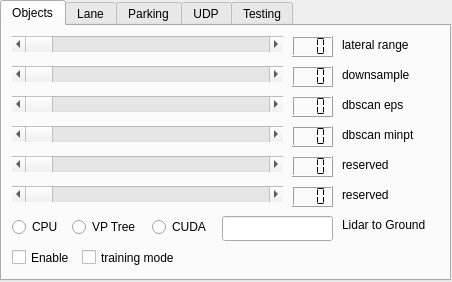
<?xml version="1.0" encoding="UTF-8"?>
<ui version="4.0">
 <class>QtViewer</class>
 <widget class="QMainWindow" name="QtViewer">
  <property name="geometry">
   <rect>
    <x>0</x>
    <y>0</y>
    <width>452</width>
    <height>282</height>
   </rect>
  </property>
  <property name="minimumSize">
   <size>
    <width>0</width>
    <height>0</height>
   </size>
  </property>
  <property name="maximumSize">
   <size>
    <width>5000</width>
    <height>5000</height>
   </size>
  </property>
  <property name="windowTitle">
   <string>PCLViewer</string>
  </property>
  <widget class="QWidget" name="centralwidget">
   <widget class="QTabWidget" name="tabWidget">
    <property name="geometry">
     <rect>
      <x>0</x>
      <y>0</y>
      <width>451</width>
      <height>281</height>
     </rect>
    </property>
    <property name="currentIndex">
     <number>0</number>
    </property>
    <widget class="QWidget" name="tab0">
     <attribute name="title">
      <string>Objects</string>
     </attribute>
     <widget class="QScrollBar" name="horizontalScrollBar0">
      <property name="geometry">
       <rect>
        <x>10</x>
        <y>10</y>
        <width>271</width>
        <height>16</height>
       </rect>
      </property>
      <property name="minimum">
       <number>0</number>
      </property>
      <property name="maximum">
       <number>50</number>
      </property>
      <property name="pageStep">
       <number>2</number>
      </property>
      <property name="sliderPosition">
       <number>0</number>
      </property>
      <property name="orientation">
       <enum>Qt::Horizontal</enum>
      </property>
     </widget>
     <widget class="QScrollBar" name="horizontalScrollBar1">
      <property name="geometry">
       <rect>
        <x>10</x>
        <y>40</y>
        <width>271</width>
        <height>16</height>
       </rect>
      </property>
      <property name="maximum">
       <number>999</number>
      </property>
      <property name="orientation">
       <enum>Qt::Horizontal</enum>
      </property>
     </widget>
     <widget class="QScrollBar" name="horizontalScrollBar2">
      <property name="geometry">
       <rect>
        <x>10</x>
        <y>70</y>
        <width>271</width>
        <height>16</height>
       </rect>
      </property>
      <property name="maximum">
       <number>999</number>
      </property>
      <property name="orientation">
       <enum>Qt::Horizontal</enum>
      </property>
     </widget>
     <widget class="QScrollBar" name="horizontalScrollBar3">
      <property name="geometry">
       <rect>
        <x>10</x>
        <y>100</y>
        <width>271</width>
        <height>16</height>
       </rect>
      </property>
      <property name="maximum">
       <number>999</number>
      </property>
      <property name="orientation">
       <enum>Qt::Horizontal</enum>
      </property>
     </widget>
     <widget class="QScrollBar" name="horizontalScrollBar4">
      <property name="geometry">
       <rect>
        <x>10</x>
        <y>130</y>
        <width>271</width>
        <height>16</height>
       </rect>
      </property>
      <property name="maximum">
       <number>999</number>
      </property>
      <property name="orientation">
       <enum>Qt::Horizontal</enum>
      </property>
     </widget>
     <widget class="QScrollBar" name="horizontalScrollBar5">
      <property name="geometry">
       <rect>
        <x>10</x>
        <y>160</y>
        <width>271</width>
        <height>16</height>
       </rect>
      </property>
      <property name="maximum">
       <number>999</number>
      </property>
      <property name="orientation">
       <enum>Qt::Horizontal</enum>
      </property>
     </widget>
     <widget class="QLCDNumber" name="lcdNumber0">
      <property name="geometry">
       <rect>
        <x>290</x>
        <y>10</y>
        <width>41</width>
        <height>21</height>
       </rect>
      </property>
      <property name="digitCount">
       <number>3</number>
      </property>
      <property name="segmentStyle">
       <enum>QLCDNumber::Flat</enum>
      </property>
      <property name="intValue" stdset="0">
       <number>0</number>
      </property>
     </widget>
     <widget class="QLCDNumber" name="lcdNumber1">
      <property name="geometry">
       <rect>
        <x>290</x>
        <y>40</y>
        <width>41</width>
        <height>21</height>
       </rect>
      </property>
      <property name="digitCount">
       <number>3</number>
      </property>
      <property name="segmentStyle">
       <enum>QLCDNumber::Flat</enum>
      </property>
      <property name="intValue" stdset="0">
       <number>0</number>
      </property>
     </widget>
     <widget class="QLCDNumber" name="lcdNumber3">
      <property name="geometry">
       <rect>
        <x>290</x>
        <y>100</y>
        <width>41</width>
        <height>21</height>
       </rect>
      </property>
      <property name="digitCount">
       <number>3</number>
      </property>
      <property name="segmentStyle">
       <enum>QLCDNumber::Flat</enum>
      </property>
      <property name="intValue" stdset="0">
       <number>0</number>
      </property>
     </widget>
     <widget class="QLCDNumber" name="lcdNumber4">
      <property name="geometry">
       <rect>
        <x>290</x>
        <y>130</y>
        <width>41</width>
        <height>21</height>
       </rect>
      </property>
      <property name="digitCount">
       <number>3</number>
      </property>
      <property name="segmentStyle">
       <enum>QLCDNumber::Flat</enum>
      </property>
      <property name="intValue" stdset="0">
       <number>0</number>
      </property>
     </widget>
     <widget class="QLCDNumber" name="lcdNumber5">
      <property name="geometry">
       <rect>
        <x>290</x>
        <y>160</y>
        <width>41</width>
        <height>21</height>
       </rect>
      </property>
      <property name="digitCount">
       <number>3</number>
      </property>
      <property name="segmentStyle">
       <enum>QLCDNumber::Flat</enum>
      </property>
      <property name="intValue" stdset="0">
       <number>0</number>
      </property>
     </widget>
     <widget class="QLCDNumber" name="lcdNumber2">
      <property name="geometry">
       <rect>
        <x>290</x>
        <y>70</y>
        <width>41</width>
        <height>21</height>
       </rect>
      </property>
      <property name="digitCount">
       <number>3</number>
      </property>
      <property name="segmentStyle">
       <enum>QLCDNumber::Flat</enum>
      </property>
      <property name="intValue" stdset="0">
       <number>0</number>
      </property>
     </widget>
     <widget class="QLabel" name="label0">
      <property name="geometry">
       <rect>
        <x>340</x>
        <y>10</y>
        <width>91</width>
        <height>17</height>
       </rect>
      </property>
      <property name="text">
       <string>lateral range</string>
      </property>
     </widget>
     <widget class="QRadioButton" name="radioButton1">
      <property name="geometry">
       <rect>
        <x>70</x>
        <y>190</y>
        <width>81</width>
        <height>22</height>
       </rect>
      </property>
      <property name="text">
       <string>VP Tree</string>
      </property>
     </widget>
     <widget class="QRadioButton" name="radioButton0">
      <property name="geometry">
       <rect>
        <x>10</x>
        <y>190</y>
        <width>61</width>
        <height>22</height>
       </rect>
      </property>
      <property name="text">
       <string>CPU</string>
      </property>
     </widget>
     <widget class="QLabel" name="label1">
      <property name="geometry">
       <rect>
        <x>340</x>
        <y>40</y>
        <width>91</width>
        <height>17</height>
       </rect>
      </property>
      <property name="text">
       <string>downsample</string>
      </property>
     </widget>
     <widget class="QLabel" name="label2">
      <property name="geometry">
       <rect>
        <x>340</x>
        <y>70</y>
        <width>91</width>
        <height>17</height>
       </rect>
      </property>
      <property name="text">
       <string>dbscan eps</string>
      </property>
     </widget>
     <widget class="QLabel" name="label3">
      <property name="geometry">
       <rect>
        <x>340</x>
        <y>100</y>
        <width>91</width>
        <height>17</height>
       </rect>
      </property>
      <property name="text">
       <string>dbscan minpt</string>
      </property>
     </widget>
     <widget class="QLabel" name="label4">
      <property name="geometry">
       <rect>
        <x>340</x>
        <y>130</y>
        <width>91</width>
        <height>17</height>
       </rect>
      </property>
      <property name="text">
       <string>reserved</string>
      </property>
     </widget>
     <widget class="QLabel" name="label5">
      <property name="geometry">
       <rect>
        <x>340</x>
        <y>160</y>
        <width>91</width>
        <height>17</height>
       </rect>
      </property>
      <property name="text">
       <string>reserved</string>
      </property>
     </widget>
     <widget class="QCheckBox" name="checkBox1">
      <property name="geometry">
       <rect>
        <x>80</x>
        <y>220</y>
        <width>121</width>
        <height>23</height>
       </rect>
      </property>
      <property name="text">
       <string>training mode</string>
      </property>
     </widget>
     <widget class="QRadioButton" name="radioButton2">
      <property name="geometry">
       <rect>
        <x>150</x>
        <y>190</y>
        <width>71</width>
        <height>22</height>
       </rect>
      </property>
      <property name="text">
       <string>CUDA</string>
      </property>
     </widget>
     <widget class="QCheckBox" name="checkBox3">
      <property name="geometry">
       <rect>
        <x>10</x>
        <y>220</y>
        <width>71</width>
        <height>23</height>
       </rect>
      </property>
      <property name="text">
       <string>Enable</string>
      </property>
     </widget>
     <widget class="QLineEdit" name="lineEdit12">
      <property name="geometry">
       <rect>
        <x>220</x>
        <y>190</y>
        <width>111</width>
        <height>25</height>
       </rect>
      </property>
      <property name="inputMethodHints">
       <set>Qt::ImhDigitsOnly|Qt::ImhFormattedNumbersOnly</set>
      </property>
      <property name="text">
       <string/>
      </property>
      <property name="maxLength">
       <number>9</number>
      </property>
      <property name="frame">
       <bool>true</bool>
      </property>
      <property name="clearButtonEnabled">
       <bool>false</bool>
      </property>
     </widget>
     <widget class="QLabel" name="label6">
      <property name="geometry">
       <rect>
        <x>340</x>
        <y>190</y>
        <width>111</width>
        <height>17</height>
       </rect>
      </property>
      <property name="text">
       <string>Lidar to Ground</string>
      </property>
     </widget>
    </widget>
    <widget class="QWidget" name="tab1">
     <attribute name="title">
      <string>Lane</string>
     </attribute>
     <widget class="QLineEdit" name="lineEdit7">
      <property name="geometry">
       <rect>
        <x>10</x>
        <y>10</y>
        <width>81</width>
        <height>25</height>
       </rect>
      </property>
      <property name="inputMethodHints">
       <set>Qt::ImhDigitsOnly|Qt::ImhFormattedNumbersOnly</set>
      </property>
      <property name="text">
       <string/>
      </property>
      <property name="maxLength">
       <number>9</number>
      </property>
      <property name="frame">
       <bool>true</bool>
      </property>
      <property name="clearButtonEnabled">
       <bool>false</bool>
      </property>
     </widget>
     <widget class="QLabel" name="label15">
      <property name="geometry">
       <rect>
        <x>100</x>
        <y>10</y>
        <width>81</width>
        <height>17</height>
       </rect>
      </property>
      <property name="text">
       <string>intensity i</string>
      </property>
     </widget>
     <widget class="QCheckBox" name="checkBox2">
      <property name="geometry">
       <rect>
        <x>10</x>
        <y>220</y>
        <width>121</width>
        <height>23</height>
       </rect>
      </property>
      <property name="text">
       <string>Enable</string>
      </property>
     </widget>
     <widget class="QLineEdit" name="lineEdit15">
      <property name="geometry">
       <rect>
        <x>10</x>
        <y>100</y>
        <width>81</width>
        <height>25</height>
       </rect>
      </property>
      <property name="inputMethodHints">
       <set>Qt::ImhDigitsOnly|Qt::ImhFormattedNumbersOnly</set>
      </property>
      <property name="text">
       <string/>
      </property>
      <property name="maxLength">
       <number>9</number>
      </property>
      <property name="frame">
       <bool>true</bool>
      </property>
      <property name="clearButtonEnabled">
       <bool>false</bool>
      </property>
     </widget>
     <widget class="QLineEdit" name="lineEdit14">
      <property name="geometry">
       <rect>
        <x>10</x>
        <y>70</y>
        <width>81</width>
        <height>25</height>
       </rect>
      </property>
      <property name="inputMethodHints">
       <set>Qt::ImhDigitsOnly|Qt::ImhFormattedNumbersOnly</set>
      </property>
      <property name="text">
       <string/>
      </property>
      <property name="maxLength">
       <number>9</number>
      </property>
      <property name="frame">
       <bool>true</bool>
      </property>
      <property name="clearButtonEnabled">
       <bool>false</bool>
      </property>
     </widget>
     <widget class="QLineEdit" name="lineEdit13">
      <property name="geometry">
       <rect>
        <x>10</x>
        <y>40</y>
        <width>81</width>
        <height>25</height>
       </rect>
      </property>
      <property name="inputMethodHints">
       <set>Qt::ImhDigitsOnly|Qt::ImhFormattedNumbersOnly</set>
      </property>
      <property name="maxLength">
       <number>9</number>
      </property>
      <property name="frame">
       <bool>true</bool>
      </property>
      <property name="clearButtonEnabled">
       <bool>false</bool>
      </property>
     </widget>
     <widget class="QLabel" name="label17_3">
      <property name="geometry">
       <rect>
        <x>100</x>
        <y>40</y>
        <width>151</width>
        <height>17</height>
       </rect>
      </property>
      <property name="text">
       <string>detection width outer</string>
      </property>
     </widget>
     <widget class="QLabel" name="label17_4">
      <property name="geometry">
       <rect>
        <x>100</x>
        <y>100</y>
        <width>151</width>
        <height>17</height>
       </rect>
      </property>
      <property name="text">
       <string>detection length</string>
      </property>
     </widget>
     <widget class="QLabel" name="label16_3">
      <property name="geometry">
       <rect>
        <x>100</x>
        <y>70</y>
        <width>151</width>
        <height>17</height>
       </rect>
      </property>
      <property name="text">
       <string>detection width inner</string>
      </property>
     </widget>
     <widget class="QLineEdit" name="lineEdit16">
      <property name="geometry">
       <rect>
        <x>10</x>
        <y>130</y>
        <width>81</width>
        <height>25</height>
       </rect>
      </property>
      <property name="inputMethodHints">
       <set>Qt::ImhDigitsOnly|Qt::ImhFormattedNumbersOnly</set>
      </property>
      <property name="text">
       <string/>
      </property>
      <property name="maxLength">
       <number>9</number>
      </property>
      <property name="frame">
       <bool>true</bool>
      </property>
      <property name="clearButtonEnabled">
       <bool>false</bool>
      </property>
     </widget>
     <widget class="QLabel" name="label17_5">
      <property name="geometry">
       <rect>
        <x>100</x>
        <y>130</y>
        <width>151</width>
        <height>17</height>
       </rect>
      </property>
      <property name="text">
       <string>ideal width</string>
      </property>
     </widget>
    </widget>
    <widget class="QWidget" name="tab2">
     <attribute name="title">
      <string>Parking</string>
     </attribute>
     <widget class="QCheckBox" name="checkBox0">
      <property name="geometry">
       <rect>
        <x>10</x>
        <y>220</y>
        <width>92</width>
        <height>23</height>
       </rect>
      </property>
      <property name="text">
       <string>Enable</string>
      </property>
     </widget>
     <widget class="QLineEdit" name="lineEdit6">
      <property name="geometry">
       <rect>
        <x>10</x>
        <y>100</y>
        <width>81</width>
        <height>25</height>
       </rect>
      </property>
      <property name="inputMethodHints">
       <set>Qt::ImhDigitsOnly|Qt::ImhFormattedNumbersOnly</set>
      </property>
      <property name="maxLength">
       <number>9</number>
      </property>
      <property name="frame">
       <bool>true</bool>
      </property>
      <property name="clearButtonEnabled">
       <bool>false</bool>
      </property>
     </widget>
     <widget class="QLineEdit" name="lineEdit2">
      <property name="geometry">
       <rect>
        <x>10</x>
        <y>10</y>
        <width>81</width>
        <height>25</height>
       </rect>
      </property>
      <property name="inputMethodHints">
       <set>Qt::ImhDigitsOnly|Qt::ImhFormattedNumbersOnly</set>
      </property>
      <property name="maxLength">
       <number>9</number>
      </property>
      <property name="frame">
       <bool>true</bool>
      </property>
      <property name="clearButtonEnabled">
       <bool>false</bool>
      </property>
     </widget>
     <widget class="QLineEdit" name="lineEdit5">
      <property name="geometry">
       <rect>
        <x>10</x>
        <y>70</y>
        <width>81</width>
        <height>25</height>
       </rect>
      </property>
      <property name="inputMethodHints">
       <set>Qt::ImhDigitsOnly|Qt::ImhFormattedNumbersOnly</set>
      </property>
      <property name="maxLength">
       <number>9</number>
      </property>
      <property name="frame">
       <bool>true</bool>
      </property>
      <property name="clearButtonEnabled">
       <bool>false</bool>
      </property>
     </widget>
     <widget class="QLineEdit" name="lineEdit3">
      <property name="geometry">
       <rect>
        <x>10</x>
        <y>130</y>
        <width>81</width>
        <height>25</height>
       </rect>
      </property>
      <property name="inputMethodHints">
       <set>Qt::ImhDigitsOnly|Qt::ImhFormattedNumbersOnly</set>
      </property>
      <property name="maxLength">
       <number>9</number>
      </property>
      <property name="frame">
       <bool>true</bool>
      </property>
      <property name="clearButtonEnabled">
       <bool>false</bool>
      </property>
     </widget>
     <widget class="QLineEdit" name="lineEdit4">
      <property name="geometry">
       <rect>
        <x>10</x>
        <y>40</y>
        <width>81</width>
        <height>25</height>
       </rect>
      </property>
      <property name="inputMethodHints">
       <set>Qt::ImhDigitsOnly|Qt::ImhFormattedNumbersOnly</set>
      </property>
      <property name="maxLength">
       <number>9</number>
      </property>
      <property name="frame">
       <bool>true</bool>
      </property>
      <property name="clearButtonEnabled">
       <bool>false</bool>
      </property>
     </widget>
     <widget class="QLabel" name="label10">
      <property name="geometry">
       <rect>
        <x>100</x>
        <y>10</y>
        <width>151</width>
        <height>17</height>
       </rect>
      </property>
      <property name="text">
       <string>intensity i</string>
      </property>
     </widget>
     <widget class="QLabel" name="label11">
      <property name="geometry">
       <rect>
        <x>100</x>
        <y>130</y>
        <width>151</width>
        <height>17</height>
       </rect>
      </property>
      <property name="text">
       <string>reserve</string>
      </property>
     </widget>
     <widget class="QLabel" name="label12">
      <property name="geometry">
       <rect>
        <x>100</x>
        <y>40</y>
        <width>151</width>
        <height>17</height>
       </rect>
      </property>
      <property name="text">
       <string>parking space degree</string>
      </property>
     </widget>
     <widget class="QLabel" name="label13">
      <property name="geometry">
       <rect>
        <x>100</x>
        <y>70</y>
        <width>151</width>
        <height>17</height>
       </rect>
      </property>
      <property name="text">
       <string>parking slot width</string>
      </property>
     </widget>
     <widget class="QLabel" name="label14">
      <property name="geometry">
       <rect>
        <x>100</x>
        <y>100</y>
        <width>151</width>
        <height>17</height>
       </rect>
      </property>
      <property name="text">
       <string>parking slot length</string>
      </property>
     </widget>
    </widget>
    <widget class="QWidget" name="tab3">
     <attribute name="title">
      <string>UDP</string>
     </attribute>
     <widget class="QLabel" name="label_8">
      <property name="geometry">
       <rect>
        <x>10</x>
        <y>30</y>
        <width>31</width>
        <height>17</height>
       </rect>
      </property>
      <property name="text">
       <string>UDP</string>
      </property>
     </widget>
     <widget class="QLabel" name="label_6">
      <property name="geometry">
       <rect>
        <x>50</x>
        <y>10</y>
        <width>67</width>
        <height>17</height>
       </rect>
      </property>
      <property name="text">
       <string>IP</string>
      </property>
     </widget>
     <widget class="QLineEdit" name="lineEdit0">
      <property name="geometry">
       <rect>
        <x>50</x>
        <y>30</y>
        <width>141</width>
        <height>25</height>
       </rect>
      </property>
      <property name="inputMethodHints">
       <set>Qt::ImhDigitsOnly|Qt::ImhFormattedNumbersOnly</set>
      </property>
      <property name="maxLength">
       <number>15</number>
      </property>
      <property name="frame">
       <bool>true</bool>
      </property>
      <property name="clearButtonEnabled">
       <bool>false</bool>
      </property>
     </widget>
     <widget class="QLineEdit" name="lineEdit1">
      <property name="geometry">
       <rect>
        <x>200</x>
        <y>30</y>
        <width>61</width>
        <height>25</height>
       </rect>
      </property>
      <property name="inputMethodHints">
       <set>Qt::ImhFormattedNumbersOnly</set>
      </property>
      <property name="text">
       <string/>
      </property>
      <property name="maxLength">
       <number>5</number>
      </property>
      <property name="frame">
       <bool>true</bool>
      </property>
      <property name="clearButtonEnabled">
       <bool>false</bool>
      </property>
     </widget>
     <widget class="QLabel" name="label_7">
      <property name="geometry">
       <rect>
        <x>200</x>
        <y>10</y>
        <width>67</width>
        <height>17</height>
       </rect>
      </property>
      <property name="text">
       <string>Port</string>
      </property>
     </widget>
    </widget>
    <widget class="QWidget" name="tab">
     <attribute name="title">
      <string>Testing</string>
     </attribute>
     <widget class="QScrollBar" name="horizontalScrollBar11">
      <property name="geometry">
       <rect>
        <x>10</x>
        <y>160</y>
        <width>271</width>
        <height>16</height>
       </rect>
      </property>
      <property name="minimum">
       <number>-999</number>
      </property>
      <property name="maximum">
       <number>999</number>
      </property>
      <property name="orientation">
       <enum>Qt::Horizontal</enum>
      </property>
     </widget>
     <widget class="QLCDNumber" name="lcdNumber7">
      <property name="geometry">
       <rect>
        <x>290</x>
        <y>40</y>
        <width>71</width>
        <height>21</height>
       </rect>
      </property>
      <property name="digitCount">
       <number>4</number>
      </property>
      <property name="segmentStyle">
       <enum>QLCDNumber::Flat</enum>
      </property>
      <property name="intValue" stdset="0">
       <number>0</number>
      </property>
     </widget>
     <widget class="QLCDNumber" name="lcdNumber10">
      <property name="geometry">
       <rect>
        <x>290</x>
        <y>130</y>
        <width>71</width>
        <height>21</height>
       </rect>
      </property>
      <property name="digitCount">
       <number>4</number>
      </property>
      <property name="segmentStyle">
       <enum>QLCDNumber::Flat</enum>
      </property>
      <property name="intValue" stdset="0">
       <number>0</number>
      </property>
     </widget>
     <widget class="QScrollBar" name="horizontalScrollBar7">
      <property name="geometry">
       <rect>
        <x>10</x>
        <y>40</y>
        <width>271</width>
        <height>16</height>
       </rect>
      </property>
      <property name="minimum">
       <number>-999</number>
      </property>
      <property name="maximum">
       <number>999</number>
      </property>
      <property name="orientation">
       <enum>Qt::Horizontal</enum>
      </property>
     </widget>
     <widget class="QLCDNumber" name="lcdNumber8">
      <property name="geometry">
       <rect>
        <x>290</x>
        <y>70</y>
        <width>71</width>
        <height>21</height>
       </rect>
      </property>
      <property name="digitCount">
       <number>4</number>
      </property>
      <property name="segmentStyle">
       <enum>QLCDNumber::Flat</enum>
      </property>
      <property name="intValue" stdset="0">
       <number>0</number>
      </property>
     </widget>
     <widget class="QScrollBar" name="horizontalScrollBar9">
      <property name="geometry">
       <rect>
        <x>10</x>
        <y>100</y>
        <width>271</width>
        <height>16</height>
       </rect>
      </property>
      <property name="minimum">
       <number>-999</number>
      </property>
      <property name="maximum">
       <number>999</number>
      </property>
      <property name="orientation">
       <enum>Qt::Horizontal</enum>
      </property>
     </widget>
     <widget class="QLCDNumber" name="lcdNumber6">
      <property name="geometry">
       <rect>
        <x>290</x>
        <y>10</y>
        <width>71</width>
        <height>21</height>
       </rect>
      </property>
      <property name="digitCount">
       <number>4</number>
      </property>
      <property name="segmentStyle">
       <enum>QLCDNumber::Flat</enum>
      </property>
      <property name="intValue" stdset="0">
       <number>0</number>
      </property>
     </widget>
     <widget class="QScrollBar" name="horizontalScrollBar6">
      <property name="geometry">
       <rect>
        <x>10</x>
        <y>10</y>
        <width>271</width>
        <height>16</height>
       </rect>
      </property>
      <property name="minimum">
       <number>-999</number>
      </property>
      <property name="maximum">
       <number>999</number>
      </property>
      <property name="pageStep">
       <number>10</number>
      </property>
      <property name="value">
       <number>0</number>
      </property>
      <property name="sliderPosition">
       <number>0</number>
      </property>
      <property name="orientation">
       <enum>Qt::Horizontal</enum>
      </property>
     </widget>
     <widget class="QScrollBar" name="horizontalScrollBar8">
      <property name="geometry">
       <rect>
        <x>10</x>
        <y>70</y>
        <width>271</width>
        <height>16</height>
       </rect>
      </property>
      <property name="minimum">
       <number>-999</number>
      </property>
      <property name="maximum">
       <number>999</number>
      </property>
      <property name="orientation">
       <enum>Qt::Horizontal</enum>
      </property>
     </widget>
     <widget class="QScrollBar" name="horizontalScrollBar10">
      <property name="geometry">
       <rect>
        <x>10</x>
        <y>130</y>
        <width>271</width>
        <height>16</height>
       </rect>
      </property>
      <property name="minimum">
       <number>-999</number>
      </property>
      <property name="maximum">
       <number>999</number>
      </property>
      <property name="orientation">
       <enum>Qt::Horizontal</enum>
      </property>
     </widget>
     <widget class="QLCDNumber" name="lcdNumber11">
      <property name="geometry">
       <rect>
        <x>290</x>
        <y>160</y>
        <width>71</width>
        <height>21</height>
       </rect>
      </property>
      <property name="digitCount">
       <number>4</number>
      </property>
      <property name="segmentStyle">
       <enum>QLCDNumber::Flat</enum>
      </property>
      <property name="intValue" stdset="0">
       <number>0</number>
      </property>
     </widget>
     <widget class="QLCDNumber" name="lcdNumber9">
      <property name="geometry">
       <rect>
        <x>290</x>
        <y>100</y>
        <width>71</width>
        <height>21</height>
       </rect>
      </property>
      <property name="digitCount">
       <number>4</number>
      </property>
      <property name="segmentStyle">
       <enum>QLCDNumber::Flat</enum>
      </property>
      <property name="intValue" stdset="0">
       <number>0</number>
      </property>
     </widget>
     <widget class="QVTKWidget" name="qvtkWidget" native="true">
      <property name="geometry">
       <rect>
        <x>380</x>
        <y>10</y>
        <width>41</width>
        <height>171</height>
       </rect>
      </property>
     </widget>
     <widget class="QVTKWidget" name="qvtkWidget_2" native="true">
      <property name="geometry">
       <rect>
        <x>380</x>
        <y>210</y>
        <width>41</width>
        <height>21</height>
       </rect>
      </property>
     </widget>
     <widget class="QPushButton" name="pushButton_random">
      <property name="geometry">
       <rect>
        <x>120</x>
        <y>180</y>
        <width>131</width>
        <height>31</height>
       </rect>
      </property>
      <property name="text">
       <string>reserved</string>
      </property>
     </widget>
    </widget>
   </widget>
  </widget>
 </widget>
 <customwidgets>
  <customwidget>
   <class>QVTKWidget</class>
   <extends>QWidget</extends>
   <header>QVTKWidget.h</header>
  </customwidget>
 </customwidgets>
 <resources/>
 <connections>
  <connection>
   <sender>horizontalScrollBar1</sender>
   <signal>valueChanged(int)</signal>
   <receiver>lcdNumber1</receiver>
   <slot>display(int)</slot>
   <hints>
    <hint type="sourcelabel">
     <x>202</x>
     <y>86</y>
    </hint>
    <hint type="destinationlabel">
     <x>412</x>
     <y>89</y>
    </hint>
   </hints>
  </connection>
  <connection>
   <sender>horizontalScrollBar0</sender>
   <signal>valueChanged(int)</signal>
   <receiver>lcdNumber0</receiver>
   <slot>display(int)</slot>
   <hints>
    <hint type="sourcelabel">
     <x>202</x>
     <y>56</y>
    </hint>
    <hint type="destinationlabel">
     <x>412</x>
     <y>59</y>
    </hint>
   </hints>
  </connection>
  <connection>
   <sender>horizontalScrollBar4</sender>
   <signal>valueChanged(int)</signal>
   <receiver>lcdNumber4</receiver>
   <slot>display(int)</slot>
   <hints>
    <hint type="sourcelabel">
     <x>202</x>
     <y>176</y>
    </hint>
    <hint type="destinationlabel">
     <x>412</x>
     <y>179</y>
    </hint>
   </hints>
  </connection>
  <connection>
   <sender>horizontalScrollBar5</sender>
   <signal>valueChanged(int)</signal>
   <receiver>lcdNumber5</receiver>
   <slot>display(int)</slot>
   <hints>
    <hint type="sourcelabel">
     <x>202</x>
     <y>206</y>
    </hint>
    <hint type="destinationlabel">
     <x>412</x>
     <y>209</y>
    </hint>
   </hints>
  </connection>
  <connection>
   <sender>horizontalScrollBar3</sender>
   <signal>valueChanged(int)</signal>
   <receiver>lcdNumber3</receiver>
   <slot>display(int)</slot>
   <hints>
    <hint type="sourcelabel">
     <x>202</x>
     <y>146</y>
    </hint>
    <hint type="destinationlabel">
     <x>412</x>
     <y>149</y>
    </hint>
   </hints>
  </connection>
  <connection>
   <sender>horizontalScrollBar2</sender>
   <signal>valueChanged(int)</signal>
   <receiver>lcdNumber2</receiver>
   <slot>display(int)</slot>
   <hints>
    <hint type="sourcelabel">
     <x>202</x>
     <y>116</y>
    </hint>
    <hint type="destinationlabel">
     <x>412</x>
     <y>119</y>
    </hint>
   </hints>
  </connection>
  <connection>
   <sender>horizontalScrollBar6</sender>
   <signal>valueChanged(int)</signal>
   <receiver>lcdNumber6</receiver>
   <slot>display(int)</slot>
   <hints>
    <hint type="sourcelabel">
     <x>147</x>
     <y>46</y>
    </hint>
    <hint type="destinationlabel">
     <x>312</x>
     <y>49</y>
    </hint>
   </hints>
  </connection>
  <connection>
   <sender>horizontalScrollBar7</sender>
   <signal>valueChanged(int)</signal>
   <receiver>lcdNumber7</receiver>
   <slot>display(int)</slot>
   <hints>
    <hint type="sourcelabel">
     <x>147</x>
     <y>76</y>
    </hint>
    <hint type="destinationlabel">
     <x>312</x>
     <y>79</y>
    </hint>
   </hints>
  </connection>
  <connection>
   <sender>horizontalScrollBar8</sender>
   <signal>valueChanged(int)</signal>
   <receiver>lcdNumber8</receiver>
   <slot>display(int)</slot>
   <hints>
    <hint type="sourcelabel">
     <x>147</x>
     <y>106</y>
    </hint>
    <hint type="destinationlabel">
     <x>312</x>
     <y>109</y>
    </hint>
   </hints>
  </connection>
  <connection>
   <sender>horizontalScrollBar9</sender>
   <signal>valueChanged(int)</signal>
   <receiver>lcdNumber9</receiver>
   <slot>display(int)</slot>
   <hints>
    <hint type="sourcelabel">
     <x>147</x>
     <y>136</y>
    </hint>
    <hint type="destinationlabel">
     <x>312</x>
     <y>139</y>
    </hint>
   </hints>
  </connection>
  <connection>
   <sender>horizontalScrollBar10</sender>
   <signal>valueChanged(int)</signal>
   <receiver>lcdNumber10</receiver>
   <slot>display(int)</slot>
   <hints>
    <hint type="sourcelabel">
     <x>147</x>
     <y>166</y>
    </hint>
    <hint type="destinationlabel">
     <x>312</x>
     <y>169</y>
    </hint>
   </hints>
  </connection>
  <connection>
   <sender>horizontalScrollBar11</sender>
   <signal>valueChanged(int)</signal>
   <receiver>lcdNumber11</receiver>
   <slot>display(int)</slot>
   <hints>
    <hint type="sourcelabel">
     <x>147</x>
     <y>196</y>
    </hint>
    <hint type="destinationlabel">
     <x>312</x>
     <y>199</y>
    </hint>
   </hints>
  </connection>
 </connections>
</ui>
